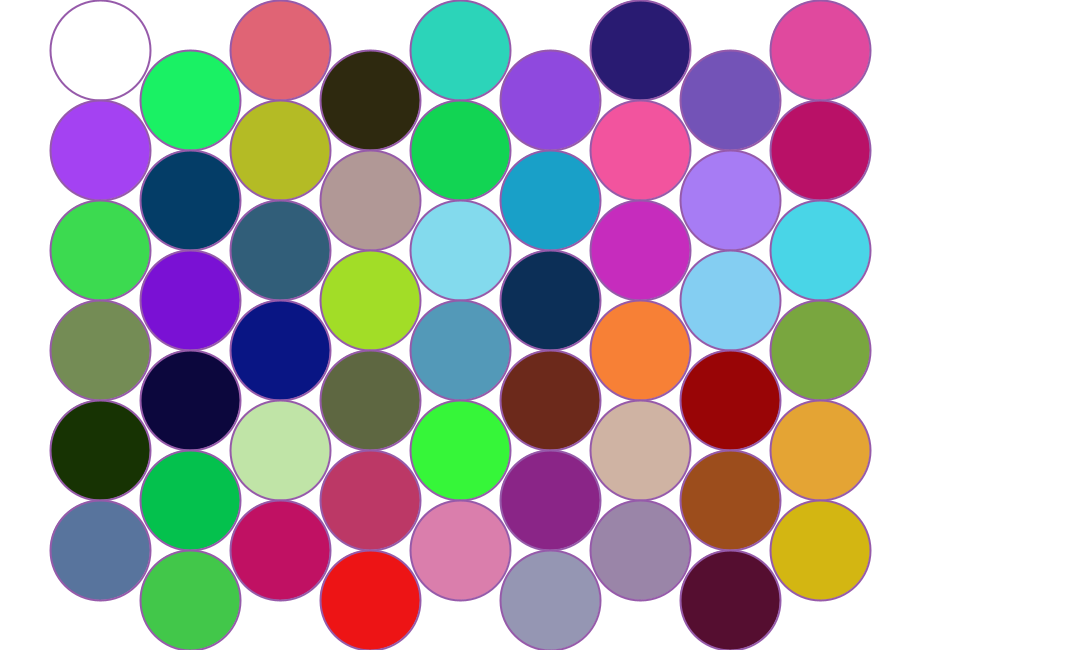
Frame 1 (no input)
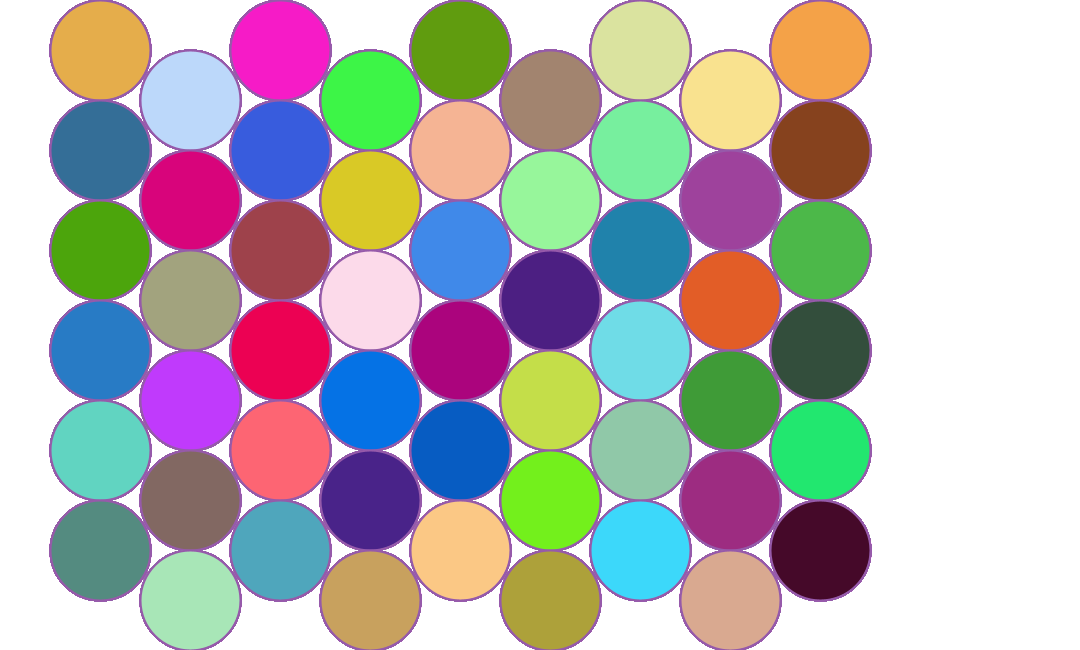
Frame 60 (the mouse pressed at the canvas centre just before this capture)
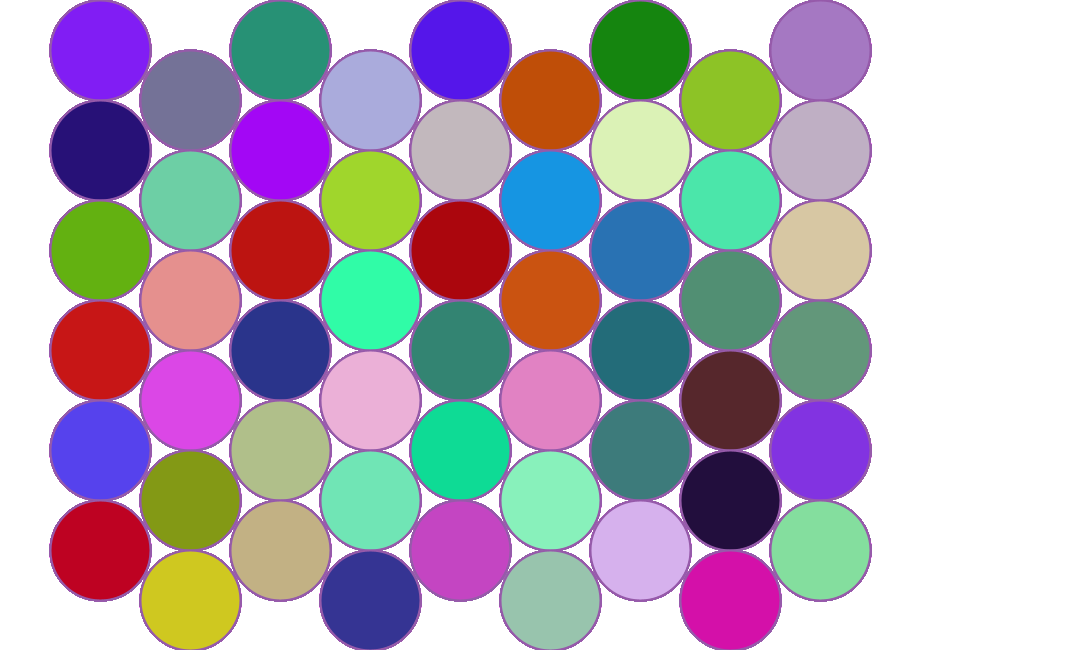
Frame 120 (the mouse held since frame 60 and released just before this capture)

The Processing sketch that drew these frames (run headless with seeded random() and noise(); from frame 60 on, the mouse is pressed at the canvas centre):

// Processing sketch: Flower_of_life
// ── Flower_of_life.pde
void setup()
{
  size(1080,650);
  background(255);
  strokeWeight(2);
  stroke(150,90,170);
}
void draw()
{
          flower();
          delay(100);
}
void flower()
{
  for (int x=100;x<900;x+=90)
   {if ((x-100)%180==0)
    {for(int y=50;y<600;y+=100)
      {
        ellipse(x,y,100,100);
        rndfill();
      }}
      else
      for(int y=50;y<600;y+=100)
      {
        ellipse(x,y+50,100,100);
        rndfill();
      }}
}
void rndfill()
{
  fill(random(255),random(255),random(255));
}
